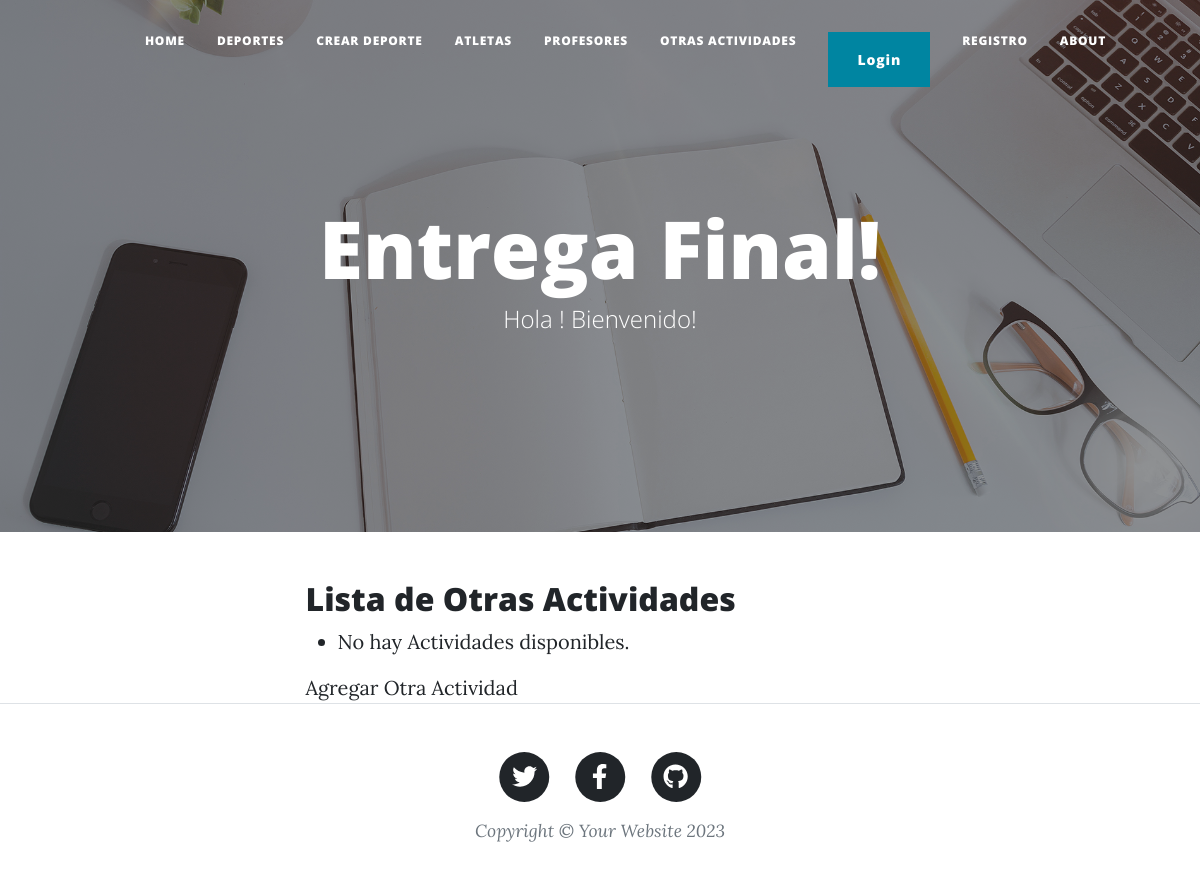
Before: /listar-otras-actividades/ with the older database file.
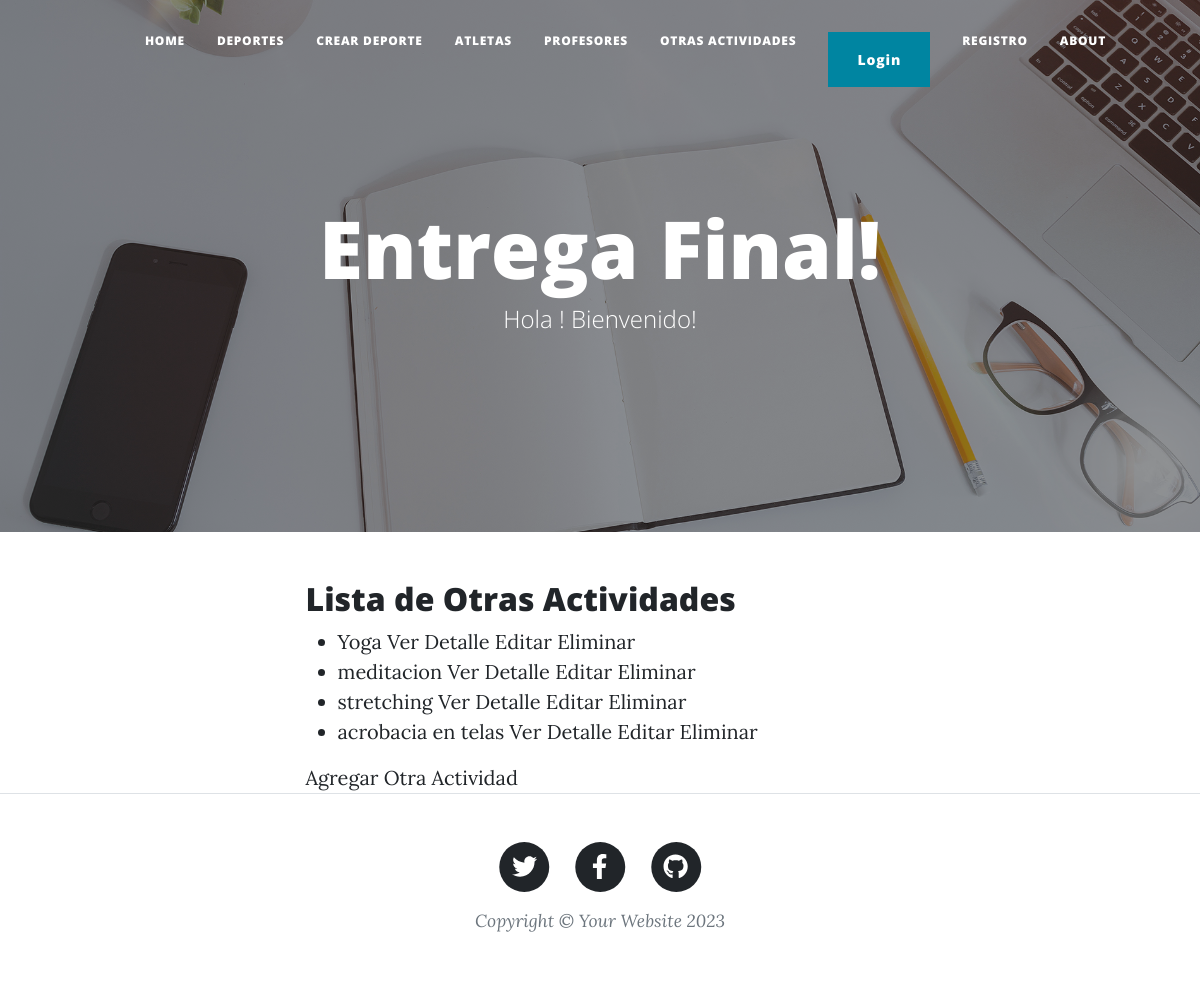
After: the same page with the newer database file.
### mi_primer_app/models.py (models this page shows, shortened)
class Otra_actividad(models.Model):
    nombre = models.CharField(max_length=20)
    profesor = models.CharField(max_length=20)

### mi_primer_app/views.py (the view)
# urls.py: path('listar-otras-actividades/', Otra_actividadListView.as_view(), name='listar-otras-actividades'),
class Otra_actividadListView(ListView):
     model = Otra_actividad
     template_name = 'mi_primer_app/listar_otras_actividades.html'
     context_object_name = 'otras_actividades'

### mi_primer_app/templates/mi_primer_app/listar_otras_actividades.html
{% extends "padre.html" %}
{% block content %}
<h2> Lista de Otras Actividades </h2>
<ul>
    {% for otra_actividad in otras_actividades %}
        <li>
         {{ otra_actividad.nombre }}
        <a href="{% url 'detalle-otra-actividad' otra_actividad.pk %}">Ver Detalle</a>
        <a href="{% url 'editar-otra-actividad' otra_actividad.pk %}">Editar</a>
        <a href="{% url 'eliminar-otra-actividad' otra_actividad.pk %}">Eliminar</a>
        </li>
    {% empty %}
        <li>No hay Actividades disponibles.</li>
    {% endfor %}
</ul>
<a href="{% url 'crear-otra-actividad' %}">Agregar Otra Actividad</a>
{% endblock %}

Changed rows visible on the page:
added Otra_actividad: nombre "Yoga"
added Otra_actividad: nombre "meditacion"
added Otra_actividad: nombre "stretching"
added Otra_actividad: nombre "acrobacia en telas"
Other visible differences:
text no longer shown: "No hay Actividades disponibles."
